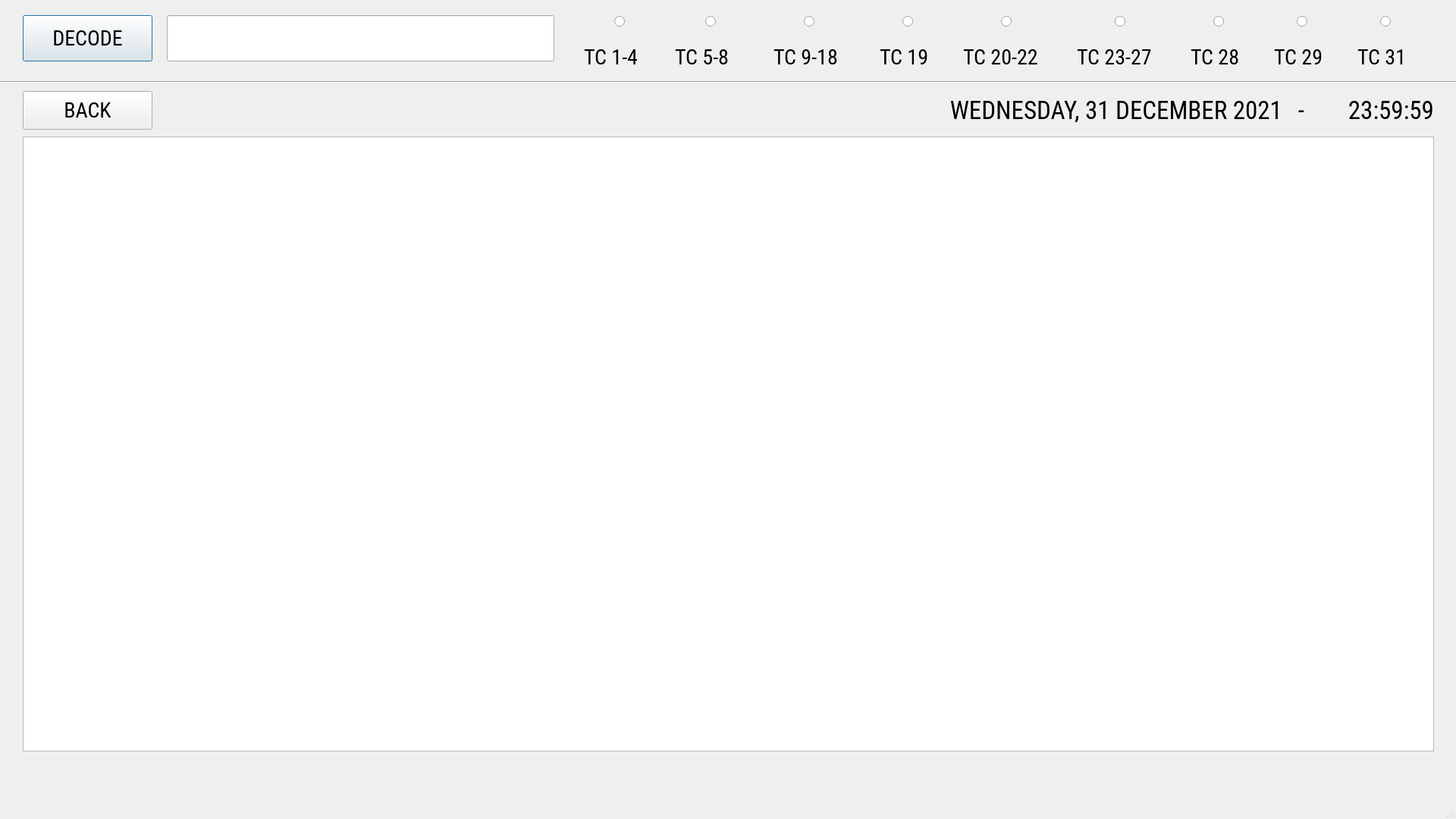
<?xml version="1.0" encoding="UTF-8"?>
<ui version="4.0">
 <class>MainWindow</class>
 <widget class="QMainWindow" name="MainWindow">
  <property name="geometry">
   <rect>
    <x>0</x>
    <y>0</y>
    <width>1920</width>
    <height>1080</height>
   </rect>
  </property>
  <property name="windowTitle">
   <string>SIDEAS - Simulasi Decoder ADS-B</string>
  </property>
  <property name="statusTip">
   <string/>
  </property>
  <widget class="QWidget" name="centralwidget">
   <widget class="QLabel" name="labelTime">
    <property name="geometry">
     <rect>
      <x>1740</x>
      <y>100</y>
      <width>151</width>
      <height>91</height>
     </rect>
    </property>
    <property name="font">
     <font>
      <family>Roboto Condensed</family>
      <pointsize>25</pointsize>
      <italic>false</italic>
     </font>
    </property>
    <property name="toolTip">
     <string>&lt;html&gt;&lt;head/&gt;&lt;body&gt;&lt;p&gt;Time&lt;/p&gt;&lt;p&gt;&lt;br/&gt;&lt;/p&gt;&lt;/body&gt;&lt;/html&gt;</string>
    </property>
    <property name="frameShape">
     <enum>QFrame::NoFrame</enum>
    </property>
    <property name="text">
     <string>23:59:59</string>
    </property>
    <property name="alignment">
     <set>Qt::AlignRight|Qt::AlignTrailing|Qt::AlignVCenter</set>
    </property>
   </widget>
   <widget class="QLabel" name="labelDate">
    <property name="geometry">
     <rect>
      <x>1120</x>
      <y>100</y>
      <width>571</width>
      <height>91</height>
     </rect>
    </property>
    <property name="font">
     <font>
      <family>Roboto Condensed</family>
      <pointsize>25</pointsize>
      <strikeout>false</strikeout>
     </font>
    </property>
    <property name="toolTip">
     <string>&lt;html&gt;&lt;head/&gt;&lt;body&gt;&lt;p&gt;Date&lt;/p&gt;&lt;p&gt;&lt;br/&gt;&lt;/p&gt;&lt;/body&gt;&lt;/html&gt;</string>
    </property>
    <property name="layoutDirection">
     <enum>Qt::RightToLeft</enum>
    </property>
    <property name="text">
     <string>WEDNESDAY, 31 DECEMBER 2021</string>
    </property>
    <property name="alignment">
     <set>Qt::AlignRight|Qt::AlignTrailing|Qt::AlignVCenter</set>
    </property>
   </widget>
   <widget class="QPushButton" name="buttonDecode">
    <property name="enabled">
     <bool>true</bool>
    </property>
    <property name="geometry">
     <rect>
      <x>30</x>
      <y>20</y>
      <width>171</width>
      <height>61</height>
     </rect>
    </property>
    <property name="font">
     <font>
      <family>Roboto Condensed</family>
      <pointsize>21</pointsize>
     </font>
    </property>
    <property name="cursor">
     <cursorShape>PointingHandCursor</cursorShape>
    </property>
    <property name="text">
     <string>DECODE</string>
    </property>
    <property name="autoDefault">
     <bool>false</bool>
    </property>
    <property name="default">
     <bool>true</bool>
    </property>
    <property name="flat">
     <bool>false</bool>
    </property>
   </widget>
   <widget class="Line" name="separator">
    <property name="geometry">
     <rect>
      <x>0</x>
      <y>100</y>
      <width>1920</width>
      <height>16</height>
     </rect>
    </property>
    <property name="orientation">
     <enum>Qt::Horizontal</enum>
    </property>
   </widget>
   <widget class="QLineEdit" name="textBoxDecode">
    <property name="geometry">
     <rect>
      <x>220</x>
      <y>20</y>
      <width>511</width>
      <height>61</height>
     </rect>
    </property>
    <property name="font">
     <font>
      <family>Roboto Condensed</family>
      <pointsize>21</pointsize>
     </font>
    </property>
    <property name="text">
     <string/>
    </property>
    <property name="dragEnabled">
     <bool>false</bool>
    </property>
   </widget>
   <widget class="QRadioButton" name="radioTc1_4">
    <property name="geometry">
     <rect>
      <x>810</x>
      <y>20</y>
      <width>16</width>
      <height>16</height>
     </rect>
    </property>
    <property name="font">
     <font>
      <family>Roboto Condensed</family>
      <pointsize>72</pointsize>
     </font>
    </property>
    <property name="text">
     <string/>
    </property>
    <attribute name="buttonGroup">
     <string notr="true">tc</string>
    </attribute>
   </widget>
   <widget class="QLabel" name="label">
    <property name="geometry">
     <rect>
      <x>770</x>
      <y>60</y>
      <width>91</width>
      <height>31</height>
     </rect>
    </property>
    <property name="font">
     <font>
      <family>Roboto Condensed</family>
      <pointsize>21</pointsize>
     </font>
    </property>
    <property name="text">
     <string>TC 1-4</string>
    </property>
   </widget>
   <widget class="QRadioButton" name="radioTc5_8">
    <property name="geometry">
     <rect>
      <x>930</x>
      <y>20</y>
      <width>16</width>
      <height>16</height>
     </rect>
    </property>
    <property name="font">
     <font>
      <family>Roboto Condensed</family>
      <pointsize>72</pointsize>
     </font>
    </property>
    <property name="text">
     <string/>
    </property>
    <attribute name="buttonGroup">
     <string notr="true">tc</string>
    </attribute>
   </widget>
   <widget class="QRadioButton" name="radioTc9_18">
    <property name="geometry">
     <rect>
      <x>1060</x>
      <y>20</y>
      <width>16</width>
      <height>16</height>
     </rect>
    </property>
    <property name="font">
     <font>
      <family>Roboto Condensed</family>
      <pointsize>72</pointsize>
     </font>
    </property>
    <property name="text">
     <string/>
    </property>
    <attribute name="buttonGroup">
     <string notr="true">tc</string>
    </attribute>
   </widget>
   <widget class="QRadioButton" name="radioTc19">
    <property name="geometry">
     <rect>
      <x>1190</x>
      <y>20</y>
      <width>16</width>
      <height>16</height>
     </rect>
    </property>
    <property name="font">
     <font>
      <family>Roboto Condensed</family>
      <pointsize>72</pointsize>
     </font>
    </property>
    <property name="text">
     <string/>
    </property>
    <attribute name="buttonGroup">
     <string notr="true">tc</string>
    </attribute>
   </widget>
   <widget class="QRadioButton" name="radioTc20_22">
    <property name="geometry">
     <rect>
      <x>1320</x>
      <y>20</y>
      <width>16</width>
      <height>16</height>
     </rect>
    </property>
    <property name="font">
     <font>
      <family>Roboto Condensed</family>
      <pointsize>72</pointsize>
     </font>
    </property>
    <property name="text">
     <string/>
    </property>
    <attribute name="buttonGroup">
     <string notr="true">tc</string>
    </attribute>
   </widget>
   <widget class="QRadioButton" name="radioTc23_27">
    <property name="geometry">
     <rect>
      <x>1470</x>
      <y>20</y>
      <width>16</width>
      <height>16</height>
     </rect>
    </property>
    <property name="font">
     <font>
      <family>Roboto Condensed</family>
      <pointsize>72</pointsize>
     </font>
    </property>
    <property name="text">
     <string/>
    </property>
    <attribute name="buttonGroup">
     <string notr="true">tc</string>
    </attribute>
   </widget>
   <widget class="QRadioButton" name="radioTc28">
    <property name="geometry">
     <rect>
      <x>1600</x>
      <y>20</y>
      <width>16</width>
      <height>16</height>
     </rect>
    </property>
    <property name="font">
     <font>
      <family>Roboto Condensed</family>
      <pointsize>72</pointsize>
     </font>
    </property>
    <property name="text">
     <string/>
    </property>
    <attribute name="buttonGroup">
     <string notr="true">tc</string>
    </attribute>
   </widget>
   <widget class="QRadioButton" name="radioTc29">
    <property name="geometry">
     <rect>
      <x>1710</x>
      <y>20</y>
      <width>16</width>
      <height>16</height>
     </rect>
    </property>
    <property name="font">
     <font>
      <family>Roboto Condensed</family>
      <pointsize>72</pointsize>
     </font>
    </property>
    <property name="text">
     <string/>
    </property>
    <attribute name="buttonGroup">
     <string notr="true">tc</string>
    </attribute>
   </widget>
   <widget class="QRadioButton" name="radioTc31">
    <property name="geometry">
     <rect>
      <x>1820</x>
      <y>20</y>
      <width>16</width>
      <height>16</height>
     </rect>
    </property>
    <property name="font">
     <font>
      <family>Roboto Condensed</family>
      <pointsize>72</pointsize>
     </font>
    </property>
    <property name="text">
     <string/>
    </property>
    <attribute name="buttonGroup">
     <string notr="true">tc</string>
    </attribute>
   </widget>
   <widget class="QLabel" name="label_2">
    <property name="geometry">
     <rect>
      <x>890</x>
      <y>60</y>
      <width>91</width>
      <height>31</height>
     </rect>
    </property>
    <property name="font">
     <font>
      <family>Roboto Condensed</family>
      <pointsize>21</pointsize>
     </font>
    </property>
    <property name="text">
     <string>TC 5-8</string>
    </property>
   </widget>
   <widget class="QLabel" name="label_3">
    <property name="geometry">
     <rect>
      <x>1020</x>
      <y>60</y>
      <width>111</width>
      <height>31</height>
     </rect>
    </property>
    <property name="font">
     <font>
      <family>Roboto Condensed</family>
      <pointsize>21</pointsize>
     </font>
    </property>
    <property name="text">
     <string>TC 9-18</string>
    </property>
   </widget>
   <widget class="QLabel" name="label_4">
    <property name="geometry">
     <rect>
      <x>1160</x>
      <y>60</y>
      <width>91</width>
      <height>31</height>
     </rect>
    </property>
    <property name="font">
     <font>
      <family>Roboto Condensed</family>
      <pointsize>21</pointsize>
     </font>
    </property>
    <property name="text">
     <string>TC 19</string>
    </property>
   </widget>
   <widget class="QLabel" name="label_5">
    <property name="geometry">
     <rect>
      <x>1270</x>
      <y>60</y>
      <width>131</width>
      <height>31</height>
     </rect>
    </property>
    <property name="font">
     <font>
      <family>Roboto Condensed</family>
      <pointsize>21</pointsize>
     </font>
    </property>
    <property name="text">
     <string>TC 20-22</string>
    </property>
   </widget>
   <widget class="QLabel" name="label_6">
    <property name="geometry">
     <rect>
      <x>1790</x>
      <y>60</y>
      <width>91</width>
      <height>31</height>
     </rect>
    </property>
    <property name="font">
     <font>
      <family>Roboto Condensed</family>
      <pointsize>21</pointsize>
     </font>
    </property>
    <property name="text">
     <string>TC 31</string>
    </property>
   </widget>
   <widget class="QLabel" name="label_7">
    <property name="geometry">
     <rect>
      <x>1420</x>
      <y>60</y>
      <width>131</width>
      <height>31</height>
     </rect>
    </property>
    <property name="font">
     <font>
      <family>Roboto Condensed</family>
      <pointsize>21</pointsize>
     </font>
    </property>
    <property name="text">
     <string>TC 23-27</string>
    </property>
   </widget>
   <widget class="QLabel" name="label_8">
    <property name="geometry">
     <rect>
      <x>1570</x>
      <y>60</y>
      <width>91</width>
      <height>31</height>
     </rect>
    </property>
    <property name="font">
     <font>
      <family>Roboto Condensed</family>
      <pointsize>21</pointsize>
     </font>
    </property>
    <property name="text">
     <string>TC 28</string>
    </property>
   </widget>
   <widget class="QLabel" name="label_9">
    <property name="geometry">
     <rect>
      <x>1680</x>
      <y>60</y>
      <width>91</width>
      <height>31</height>
     </rect>
    </property>
    <property name="font">
     <font>
      <family>Roboto Condensed</family>
      <pointsize>21</pointsize>
     </font>
    </property>
    <property name="text">
     <string>TC 29</string>
    </property>
   </widget>
   <widget class="QTextEdit" name="textBoxAdsb">
    <property name="geometry">
     <rect>
      <x>30</x>
      <y>180</y>
      <width>1861</width>
      <height>811</height>
     </rect>
    </property>
    <property name="font">
     <font>
      <family>Roboto Condensed</family>
      <pointsize>13</pointsize>
     </font>
    </property>
    <property name="readOnly">
     <bool>true</bool>
    </property>
   </widget>
   <widget class="QPushButton" name="buttonBack">
    <property name="geometry">
     <rect>
      <x>30</x>
      <y>120</y>
      <width>171</width>
      <height>51</height>
     </rect>
    </property>
    <property name="font">
     <font>
      <family>Roboto Condensed</family>
      <pointsize>21</pointsize>
     </font>
    </property>
    <property name="cursor">
     <cursorShape>PointingHandCursor</cursorShape>
    </property>
    <property name="styleSheet">
     <string notr="true">file:///C:/Users/USER/PycharmProjects/ADS-B Simple Decoder/assets/back-arrow.png;
</string>
    </property>
    <property name="text">
     <string>BACK</string>
    </property>
   </widget>
   <widget class="QLabel" name="labelTime_2">
    <property name="geometry">
     <rect>
      <x>1700</x>
      <y>130</y>
      <width>20</width>
      <height>31</height>
     </rect>
    </property>
    <property name="font">
     <font>
      <family>Roboto Condensed</family>
      <pointsize>25</pointsize>
      <italic>false</italic>
     </font>
    </property>
    <property name="toolTip">
     <string>&lt;html&gt;&lt;head/&gt;&lt;body&gt;&lt;p&gt;Time&lt;/p&gt;&lt;p&gt;&lt;br/&gt;&lt;/p&gt;&lt;/body&gt;&lt;/html&gt;</string>
    </property>
    <property name="frameShape">
     <enum>QFrame::NoFrame</enum>
    </property>
    <property name="text">
     <string>-</string>
    </property>
    <property name="alignment">
     <set>Qt::AlignRight|Qt::AlignTrailing|Qt::AlignVCenter</set>
    </property>
   </widget>
   <zorder>buttonDecode</zorder>
   <zorder>separator</zorder>
   <zorder>textBoxDecode</zorder>
   <zorder>radioTc1_4</zorder>
   <zorder>label</zorder>
   <zorder>radioTc5_8</zorder>
   <zorder>radioTc9_18</zorder>
   <zorder>radioTc19</zorder>
   <zorder>radioTc20_22</zorder>
   <zorder>radioTc23_27</zorder>
   <zorder>radioTc28</zorder>
   <zorder>radioTc29</zorder>
   <zorder>radioTc31</zorder>
   <zorder>label_2</zorder>
   <zorder>label_3</zorder>
   <zorder>label_4</zorder>
   <zorder>label_5</zorder>
   <zorder>label_6</zorder>
   <zorder>label_7</zorder>
   <zorder>label_8</zorder>
   <zorder>label_9</zorder>
   <zorder>textBoxAdsb</zorder>
   <zorder>labelDate</zorder>
   <zorder>labelTime</zorder>
   <zorder>buttonBack</zorder>
   <zorder>labelTime_2</zorder>
  </widget>
  <widget class="QStatusBar" name="statusbar"/>
 </widget>
 <resources/>
 <connections/>
 <buttongroups>
  <buttongroup name="tc"/>
 </buttongroups>
</ui>
